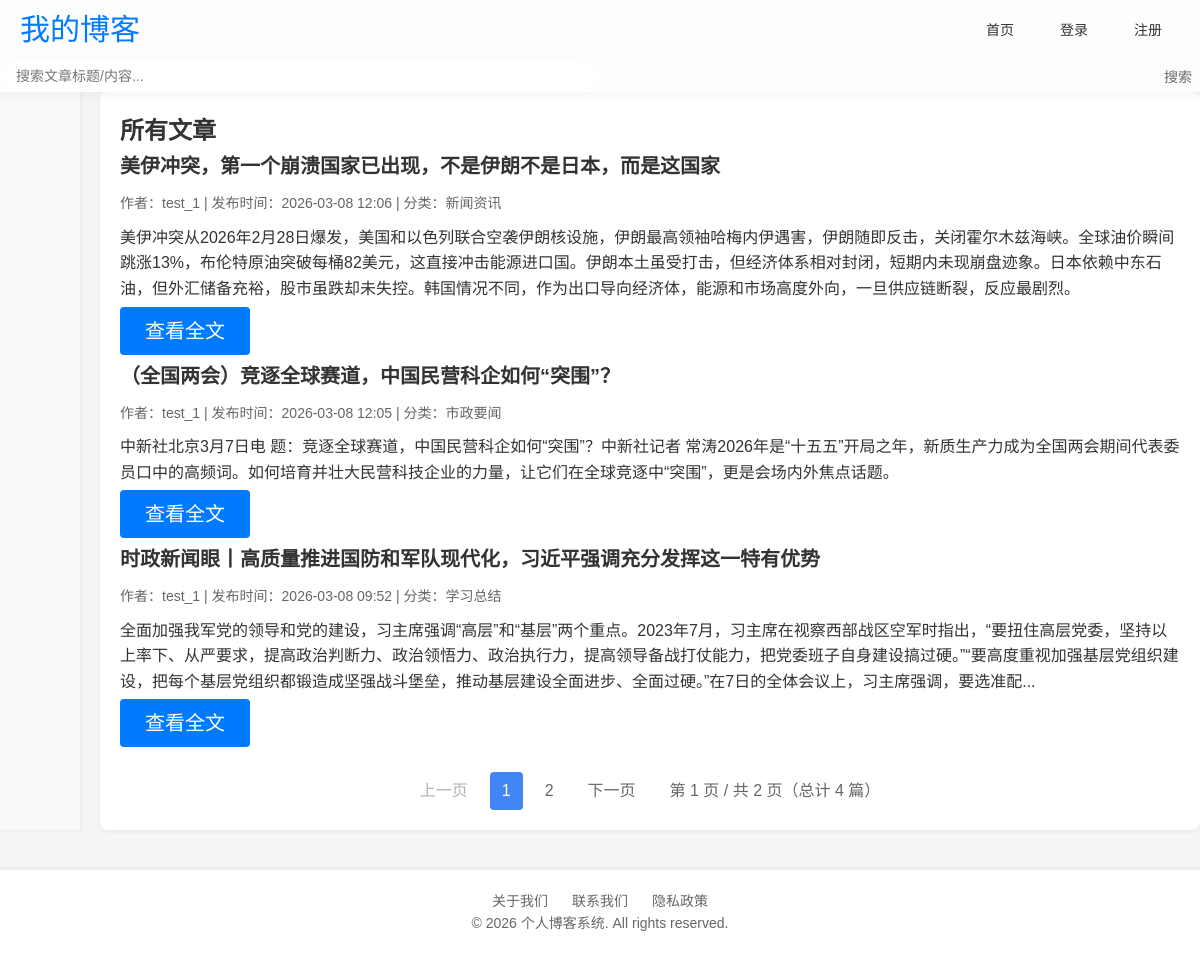
The page / on the database its author committed.
### app.py (models this page shows)
class Post(db.Model):
    id = db.Column(db.Integer,primary_key = True)                # 文章id
    title = db.Column(db.String(100),nullable = False)           # 文章标题
    content = db.Column(db.Text,nullable = False)                # 文章内容
    created_at = db.Column(db.DateTime,default = datetime.utcnow)# 创建时间
    updated_at = db.Column(db.DateTime,default = datetime.utcnow,updated_at = datetime.utcnow)# 更新时间
    user_id = db.Column(db.Integer,nullable = False)
    category_id = db.Column(db.Integer,nullable = False)

class User(UserMixin,db.Model):
    id = db.Column(db.Integer, primary_key=True)
    username = db.Column(db.String(20), unique=True, nullable=False)
    email = db.Column(db.String(120), unique=True, nullable=False)
    password = db.Column(db.String(60), nullable=False)

class Category(db.Model):
    id = db.Column(db.Integer, primary_key=True)
    name = db.Column(db.String(50), unique=True, nullable=False)

### app.py (the view)
@app.route('/')
def index():
    search_query = request.args.get('search','')
    page = request.args.get(get_page_parameter(),type = int,default = 1)
    pre_page = app.config['POSTS_PRE_PAGE']
    post_query = Post.query.order_by(Post.created_at.desc()) # 查询Post模型（文章表）的所有数据，按创建时间倒序排列，最新的放前面
    if search_query:
        post_query = post_query.filter(
            post_query.title.contanins() | post_query.content.contains(search_query)
        )
    pagination = post_query.paginate(
        page = page,        # 当前页码
        per_page = pre_page,# 每页显示数量
        error_out = False,  # 若页码超出范围，是否报错
        max_per_page = app.config['POSTS_PRE_PAGE'] # 最大每页显示数量
    )
    posts = pagination.items # 获取当前页码的文章列表
    for post in posts:# 可优化
        post.author = User.query.get(post.user_id) if post.user_id else None
        post.category = Category.query.get(post.category_id) if post.category_id else None
    return render_template("index.html",posts = posts,pagination = pagination,search_query = search_query)

### templates/index.html (shortened to what this page needs)
{% extends 'base.html' %}
{% block content %}
    <h2>所有文章</h2>
    {% if posts %}
        {% for post in posts %}
            <div class="post">
                <h3 class="post-title"><a href="{{ url_for('post', post_id=post.id) }}">{{ post.title }}</a></h3>
                <div class="post-meta">
                    作者：{{ post.author.username }} |
                    发布时间：{{ post.created_at.strftime('%Y-%m-%d %H:%M') }} |
                    {% if post.category %}分类：{{ post.category.name }}{% else %}无分类{% endif %}
                </div>
                <p>{{ post.content|striptags|truncate(200) }}</p>
                <a href="{{ url_for('post', post_id=post.id) }}" class="btn btn-primary">查看全文</a>
            </div>
        {% endfor %}
        <div class="pagination">
            {% if pagination.pages > 1 %}
                <a href="{{ url_for('index', page=pagination.prev_num, search=search_query) }}"
                {% if not pagination.has_prev %}style="pointer-events: none; opacity: 0.5;"{% endif %}>
                    上一页
                </a>
                {% for page_num in pagination.iter_pages(left_edge=1, right_edge=1, left_current=2, right_current=3) %}
                    {% if page_num %}
                        <a href="{{ url_for('index', page=page_num, search=search_query) }}"
                        class="{% if page_num == pagination.page %}active{% endif %}">
                            {{ page_num }}
                        </a>
                    {% else %}
                        <span>...</span>
                    {% endif %}
                {% endfor %}
                <a href="{{ url_for('index', page=pagination.next_num, search=search_query) }}"
                {% if not pagination.has_next %}style="pointer-events: none; opacity: 0.5;"{% endif %}>
                    下一页
                </a>
                <span>第 {{ pagination.page }} 页 / 共 {{ pagination.pages }} 页（总计 {{ pagination.total }} 篇）</span>
            {% endif %}
        </div>
    {% endif %}
{% endblock %}

### templates/base.html (style rules this page uses)
* { margin: 0; padding: 0; box-sizing: border-box; }
body { font-family: -apple-system, BlinkMacSystemFont, "Segoe UI", Roboto, "Helvetica Neue", Arial, sans-serif; background-color: #f5f5f5; color: #333; line-height: 1.6; }
.post-title { font-size: 20px; font-weight: 600; margin-bottom: 10px; }
.post-title a { color: #333; text-decoration: none; transition: color 0.3s; }
.post-meta { font-size: 14px; color: #666; margin-bottom: 10px; }
.pagination { display: flex; justify-content: center; align-items: center; margin-top: 20px; gap: 10px; }
.pagination a, .pagination span { padding: 6px 12px; border-radius: 4px; text-decoration: none; color: #666; transition: all 0.3s; }
.pagination .active { background-color: #4285f4; color: #fff; }
.btn { display: inline-block; padding: 8px 16px; margin: 5px 0; border: none; border-radius: 4px; cursor: pointer; font-size: 20px; width: 130px; text-decoration: none; text-align: center; transition: all 0.3s ease; }
.btn-primary { background-color: #007bff; color: #fff; }

### rows shown on the page
Post: title "美伊冲突，第一个崩溃国家已出现，不是伊朗不是日本，而是这国家", author.username "test_1", created_at "2026-03-08 12:06", category.name "新闻资讯", content "美伊冲突从2026年2月28日爆发，美国和以色列联合空袭伊朗核设施，伊朗最高领袖哈梅内伊遇害，伊朗随即反击，关闭霍尔木兹海峡。全球油价瞬间跳涨13%，布伦特原油突破每桶82美元，这直接冲击能源进口国。伊朗本土虽受打击，但经济体系相对封闭，短期内未现崩盘迹象。日本依赖中东石油，但外汇储备充裕，股市虽跌却未失控。韩国情况不同，作为出口导向经济体，能源和市场高度外向，一旦供应链断裂，反应最剧烈。"
Post: title "（全国两会）竞逐全球赛道，中国民营科企如何“突围”？", author.username "test_1", created_at "2026-03-08 12:05", category.name "市政要闻", content "中新社北京3月7日电 题：竞逐全球赛道，中国民营科企如何“突围”？中新社记者 常涛2026年是“十五五”开局之年，新质生产力成为全国两会期间代表委员口中的高频词。如何培育并壮大民营科技企业的力量，让它们在全球竞逐中“突围”，更是会场内外焦点话题。"
Post: title "时政新闻眼丨高质量推进国防和军队现代化，习近平强调充分发挥这一特有优势", author.username "test_1", created_at "2026-03-08 09:52", category.name "学习总结", content "全面加强我军党的领导和党的建设，习主席强调“高层”和“基层”两个重点。2023年7月，习主席在视察西部战区空军时指出，“要扭住高层党委，坚持以上率下、从严要求，提高政治判断力、政治领悟力、政治执行力，提高领导备战打仗能力，把党委班子自身建设搞过硬。”“要高度重视加强基层党组织建设，把每个基层党组织都锻造成坚强战斗堡垒，推动基层建设全面进步、全面过硬。”在7日的全体会议上，习主席强调，要选准配..."

### other values the page prints
{{ page_num }} "1" "2"
{{ pagination.page }} "1"
{{ pagination.pages }} "2"
{{ pagination.total }} "4"
